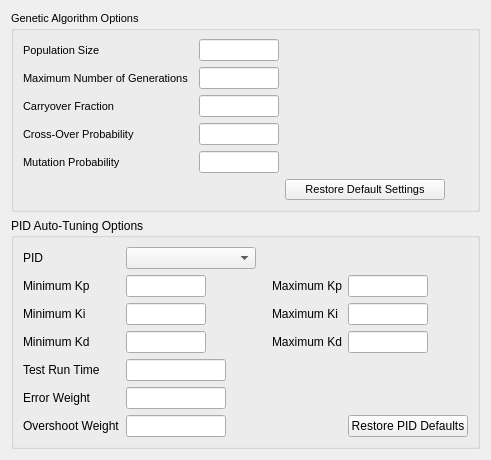
<?xml version="1.0" encoding="UTF-8"?>
<ui version="4.0">
 <class>TunerPrefWidget</class>
 <widget class="QWidget" name="TunerPrefWidget">
  <property name="geometry">
   <rect>
    <x>0</x>
    <y>0</y>
    <width>488</width>
    <height>432</height>
   </rect>
  </property>
  <property name="minimumSize">
   <size>
    <width>0</width>
    <height>0</height>
   </size>
  </property>
  <property name="windowTitle">
   <string>SixDOF Tuner</string>
  </property>
  <layout class="QGridLayout" name="gridLayout">
   <item row="6" column="1">
    <widget class="QGroupBox" name="groupBox">
     <property name="font">
      <font>
       <pointsize>8</pointsize>
      </font>
     </property>
     <property name="title">
      <string>Genetic Algorithm Options</string>
     </property>
     <property name="flat">
      <bool>false</bool>
     </property>
     <property name="checkable">
      <bool>false</bool>
     </property>
     <layout class="QVBoxLayout" name="verticalLayout_2">
      <item>
       <layout class="QGridLayout" name="gridLayout_2">
        <item row="0" column="1">
         <widget class="QLineEdit" name="populationSizeLineEdit">
          <property name="minimumSize">
           <size>
            <width>80</width>
            <height>0</height>
           </size>
          </property>
          <property name="maximumSize">
           <size>
            <width>80</width>
            <height>16777215</height>
           </size>
          </property>
          <property name="maxLength">
           <number>32767</number>
          </property>
         </widget>
        </item>
        <item row="1" column="1">
         <widget class="QLineEdit" name="maxGenerationsLineEdit">
          <property name="minimumSize">
           <size>
            <width>80</width>
            <height>0</height>
           </size>
          </property>
          <property name="maximumSize">
           <size>
            <width>80</width>
            <height>16777215</height>
           </size>
          </property>
         </widget>
        </item>
        <item row="2" column="1">
         <widget class="QLineEdit" name="carryoverFracLineEdit">
          <property name="minimumSize">
           <size>
            <width>80</width>
            <height>0</height>
           </size>
          </property>
          <property name="maximumSize">
           <size>
            <width>80</width>
            <height>16777215</height>
           </size>
          </property>
         </widget>
        </item>
        <item row="3" column="1">
         <widget class="QLineEdit" name="crossOverProbLineEdit">
          <property name="minimumSize">
           <size>
            <width>80</width>
            <height>0</height>
           </size>
          </property>
          <property name="maximumSize">
           <size>
            <width>80</width>
            <height>16777215</height>
           </size>
          </property>
         </widget>
        </item>
        <item row="4" column="1">
         <widget class="QLineEdit" name="mutationProbLineEdit">
          <property name="minimumSize">
           <size>
            <width>80</width>
            <height>0</height>
           </size>
          </property>
          <property name="maximumSize">
           <size>
            <width>80</width>
            <height>16777215</height>
           </size>
          </property>
         </widget>
        </item>
        <item row="1" column="0">
         <widget class="QLabel" name="label_2">
          <property name="minimumSize">
           <size>
            <width>170</width>
            <height>0</height>
           </size>
          </property>
          <property name="text">
           <string>Maximum Number of Generations</string>
          </property>
         </widget>
        </item>
        <item row="2" column="0">
         <widget class="QLabel" name="label_3">
          <property name="text">
           <string>Carryover Fraction</string>
          </property>
         </widget>
        </item>
        <item row="4" column="0">
         <widget class="QLabel" name="label_5">
          <property name="text">
           <string>Mutation Probability</string>
          </property>
         </widget>
        </item>
        <item row="3" column="0">
         <widget class="QLabel" name="label_4">
          <property name="text">
           <string>Cross-Over Probability</string>
          </property>
         </widget>
        </item>
        <item row="0" column="0">
         <widget class="QLabel" name="label">
          <property name="text">
           <string>Population Size</string>
          </property>
         </widget>
        </item>
        <item row="4" column="3">
         <spacer name="horizontalSpacer_3">
          <property name="orientation">
           <enum>Qt::Horizontal</enum>
          </property>
          <property name="sizeHint" stdset="0">
           <size>
            <width>40</width>
            <height>20</height>
           </size>
          </property>
         </spacer>
        </item>
        <item row="5" column="2">
         <widget class="QPushButton" name="resetGADefaultPushButton">
          <property name="minimumSize">
           <size>
            <width>160</width>
            <height>0</height>
           </size>
          </property>
          <property name="maximumSize">
           <size>
            <width>160</width>
            <height>16777215</height>
           </size>
          </property>
          <property name="text">
           <string>Restore Default Settings</string>
          </property>
         </widget>
        </item>
       </layout>
      </item>
     </layout>
    </widget>
   </item>
   <item row="10" column="1">
    <spacer name="verticalSpacer">
     <property name="orientation">
      <enum>Qt::Vertical</enum>
     </property>
     <property name="sizeHint" stdset="0">
      <size>
       <width>20</width>
       <height>40</height>
      </size>
     </property>
    </spacer>
   </item>
   <item row="8" column="1" rowspan="2">
    <widget class="QGroupBox" name="groupBox_2">
     <property name="title">
      <string>PID Auto-Tuning Options</string>
     </property>
     <layout class="QVBoxLayout" name="verticalLayout">
      <item>
       <layout class="QGridLayout" name="gridLayout_4">
        <property name="topMargin">
         <number>0</number>
        </property>
        <item row="0" column="1">
         <widget class="QComboBox" name="pidComboBox">
          <property name="minimumSize">
           <size>
            <width>130</width>
            <height>0</height>
           </size>
          </property>
         </widget>
        </item>
        <item row="0" column="0">
         <widget class="QLabel" name="label_13">
          <property name="text">
           <string>PID</string>
          </property>
         </widget>
        </item>
        <item row="0" column="2">
         <spacer name="horizontalSpacer_4">
          <property name="orientation">
           <enum>Qt::Horizontal</enum>
          </property>
          <property name="sizeType">
           <enum>QSizePolicy::Fixed</enum>
          </property>
          <property name="sizeHint" stdset="0">
           <size>
            <width>10</width>
            <height>20</height>
           </size>
          </property>
         </spacer>
        </item>
        <item row="1" column="0">
         <widget class="QLabel" name="label_6">
          <property name="text">
           <string>Minimum Kp</string>
          </property>
         </widget>
        </item>
        <item row="1" column="3">
         <widget class="QLabel" name="label_7">
          <property name="minimumSize">
           <size>
            <width>70</width>
            <height>0</height>
           </size>
          </property>
          <property name="text">
           <string>Maximum Kp</string>
          </property>
         </widget>
        </item>
        <item row="1" column="1">
         <widget class="QLineEdit" name="minKpLineEdit">
          <property name="minimumSize">
           <size>
            <width>80</width>
            <height>0</height>
           </size>
          </property>
          <property name="maximumSize">
           <size>
            <width>80</width>
            <height>16777215</height>
           </size>
          </property>
         </widget>
        </item>
        <item row="2" column="3">
         <widget class="QLabel" name="label_11">
          <property name="text">
           <string>Maximum Ki</string>
          </property>
         </widget>
        </item>
        <item row="2" column="0">
         <widget class="QLabel" name="label_8">
          <property name="text">
           <string>Minimum Ki</string>
          </property>
         </widget>
        </item>
        <item row="1" column="4">
         <widget class="QLineEdit" name="maxKpLineEdit">
          <property name="minimumSize">
           <size>
            <width>80</width>
            <height>0</height>
           </size>
          </property>
          <property name="maximumSize">
           <size>
            <width>80</width>
            <height>16777215</height>
           </size>
          </property>
         </widget>
        </item>
        <item row="2" column="1">
         <widget class="QLineEdit" name="minKiLineEdit">
          <property name="minimumSize">
           <size>
            <width>80</width>
            <height>0</height>
           </size>
          </property>
          <property name="maximumSize">
           <size>
            <width>80</width>
            <height>16777215</height>
           </size>
          </property>
         </widget>
        </item>
        <item row="2" column="4">
         <widget class="QLineEdit" name="maxKiLineEdit">
          <property name="minimumSize">
           <size>
            <width>80</width>
            <height>0</height>
           </size>
          </property>
          <property name="maximumSize">
           <size>
            <width>80</width>
            <height>16777215</height>
           </size>
          </property>
         </widget>
        </item>
        <item row="3" column="0">
         <widget class="QLabel" name="label_9">
          <property name="text">
           <string>Minimum Kd</string>
          </property>
         </widget>
        </item>
        <item row="3" column="4">
         <widget class="QLineEdit" name="maxKdLineEdit">
          <property name="minimumSize">
           <size>
            <width>80</width>
            <height>0</height>
           </size>
          </property>
          <property name="maximumSize">
           <size>
            <width>80</width>
            <height>16777215</height>
           </size>
          </property>
         </widget>
        </item>
        <item row="3" column="3">
         <widget class="QLabel" name="label_12">
          <property name="text">
           <string>Maximum Kd</string>
          </property>
         </widget>
        </item>
        <item row="3" column="1">
         <widget class="QLineEdit" name="minKdLineEdit">
          <property name="minimumSize">
           <size>
            <width>80</width>
            <height>0</height>
           </size>
          </property>
          <property name="maximumSize">
           <size>
            <width>80</width>
            <height>16777215</height>
           </size>
          </property>
         </widget>
        </item>
        <item row="4" column="1">
         <widget class="QLineEdit" name="runtimeLineEdit">
          <property name="minimumSize">
           <size>
            <width>100</width>
            <height>0</height>
           </size>
          </property>
          <property name="maximumSize">
           <size>
            <width>80</width>
            <height>16777215</height>
           </size>
          </property>
         </widget>
        </item>
        <item row="4" column="0">
         <widget class="QLabel" name="label_10">
          <property name="text">
           <string>Test Run Time</string>
          </property>
         </widget>
        </item>
        <item row="5" column="1">
         <widget class="QLineEdit" name="errorWeightLineEdit">
          <property name="minimumSize">
           <size>
            <width>100</width>
            <height>0</height>
           </size>
          </property>
          <property name="maximumSize">
           <size>
            <width>80</width>
            <height>16777215</height>
           </size>
          </property>
         </widget>
        </item>
        <item row="5" column="0">
         <widget class="QLabel" name="label_14">
          <property name="text">
           <string>Error Weight</string>
          </property>
         </widget>
        </item>
        <item row="6" column="4">
         <widget class="QPushButton" name="resetPIDDefaultPushButton">
          <property name="minimumSize">
           <size>
            <width>120</width>
            <height>0</height>
           </size>
          </property>
          <property name="text">
           <string>Restore PID Defaults</string>
          </property>
         </widget>
        </item>
        <item row="6" column="0">
         <widget class="QLabel" name="label_15">
          <property name="text">
           <string>Overshoot Weight</string>
          </property>
         </widget>
        </item>
        <item row="6" column="1">
         <widget class="QLineEdit" name="overshootWeightLineEdit">
          <property name="minimumSize">
           <size>
            <width>100</width>
            <height>0</height>
           </size>
          </property>
          <property name="maximumSize">
           <size>
            <width>80</width>
            <height>16777215</height>
           </size>
          </property>
         </widget>
        </item>
        <item row="1" column="5">
         <spacer name="horizontalSpacer_2">
          <property name="orientation">
           <enum>Qt::Horizontal</enum>
          </property>
          <property name="sizeHint" stdset="0">
           <size>
            <width>40</width>
            <height>20</height>
           </size>
          </property>
         </spacer>
        </item>
       </layout>
      </item>
     </layout>
    </widget>
   </item>
  </layout>
 </widget>
 <tabstops>
  <tabstop>populationSizeLineEdit</tabstop>
  <tabstop>maxGenerationsLineEdit</tabstop>
  <tabstop>carryoverFracLineEdit</tabstop>
  <tabstop>crossOverProbLineEdit</tabstop>
  <tabstop>mutationProbLineEdit</tabstop>
 </tabstops>
 <resources/>
 <connections/>
</ui>
